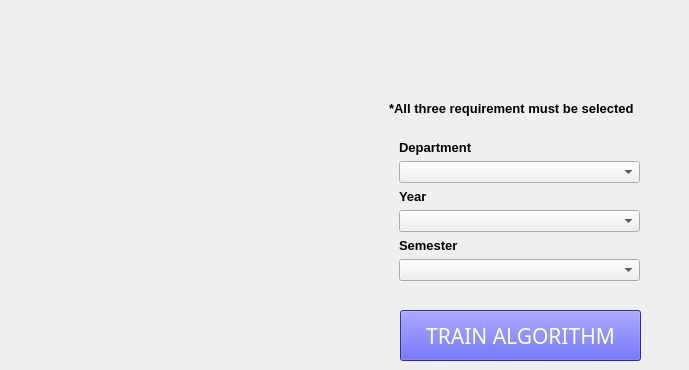
   <widget class="QWidget" name="train_data_page">
    <widget class="QPushButton" name="train_pushbutton">
     <property name="geometry">
      <rect>
       <x>400</x>
       <y>310</y>
       <width>241</width>
       <height>51</height>
      </rect>
     </property>
     <property name="font">
      <font>
       <family>Montserrat</family>
       <pointsize>16</pointsize>
       <weight>50</weight>
       <italic>false</italic>
       <bold>false</bold>
      </font>
     </property>
     <property name="styleSheet">
      <string notr="true">QPushButton
{
	background-color: rgb(64, 66, 226);
	color: rgb(255, 255, 255);
}

QPushButton::hover
{
	background-color:rgb(0, 170, 0);
}</string>
     </property>
     <property name="text">
      <string>TRAIN ALGORITHM</string>
     </property>
    </widget>
    <widget class="QWidget" name="verticalLayoutWidget_2">
     <property name="geometry">
      <rect>
       <x>399</x>
       <y>140</y>
       <width>241</width>
       <height>141</height>
      </rect>
     </property>
     <layout class="QVBoxLayout" name="verticalLayout_2">
      <item>
       <widget class="QLabel" name="label_6">
        <property name="font">
         <font>
          <family>Arial</family>
          <pointsize>10</pointsize>
          <weight>75</weight>
          <bold>true</bold>
         </font>
        </property>
        <property name="text">
         <string>Department</string>
        </property>
       </widget>
      </item>
      <item>
       <widget class="QComboBox" name="train_department_combo_box">
        <item>
         <property name="text">
          <string/>
         </property>
        </item>
        <item>
         <property name="text">
          <string>Computer Engineering</string>
         </property>
        </item>
        <item>
         <property name="text">
          <string>Civil Engineering</string>
         </property>
        </item>
        <item>
         <property name="text">
          <string>IT Engineering</string>
         </property>
        </item>
        <item>
         <property name="text">
          <string>Software Engineering</string>
         </property>
        </item>
       </widget>
      </item>
      <item>
       <widget class="QLabel" name="label_8">
        <property name="font">
         <font>
          <family>Arial</family>
          <pointsize>10</pointsize>
          <weight>75</weight>
          <bold>true</bold>
         </font>
        </property>
        <property name="text">
         <string>Year</string>
        </property>
       </widget>
      </item>
      <item>
       <widget class="QComboBox" name="train_year_combo_box">
        <item>
         <property name="text">
          <string/>
         </property>
        </item>
        <item>
         <property name="text">
          <string>1</string>
         </property>
        </item>
        <item>
         <property name="text">
          <string>2</string>
         </property>
        </item>
        <item>
         <property name="text">
          <string>3</string>
         </property>
        </item>
        <item>
         <property name="text">
          <string>4</string>
         </property>
        </item>
       </widget>
      </item>
      <item>
       <widget class="QLabel" name="label_9">
        <property name="font">
         <font>
          <family>Arial</family>
          <pointsize>10</pointsize>
          <weight>75</weight>
          <bold>true</bold>
         </font>
        </property>
        <property name="text">
         <string>Semester</string>
        </property>
       </widget>
      </item>
      <item>
       <widget class="QComboBox" name="train_semester_combo_box">
        <item>
         <property name="text">
          <string/>
         </property>
        </item>
        <item>
         <property name="text">
          <string>1</string>
         </property>
        </item>
        <item>
         <property name="text">
          <string>2</string>
         </property>
        </item>
       </widget>
      </item>
     </layout>
    </widget>
    <widget class="QLabel" name="label_10">
     <property name="geometry">
      <rect>
       <x>389</x>
       <y>100</y>
       <width>291</width>
       <height>16</height>
      </rect>
     </property>
     <property name="font">
      <font>
       <family>Arial</family>
       <pointsize>10</pointsize>
       <weight>75</weight>
       <bold>true</bold>
      </font>
     </property>
     <property name="text">
      <string>*All three requirement must be selected</string>
     </property>
    </widget>
   </widget>
